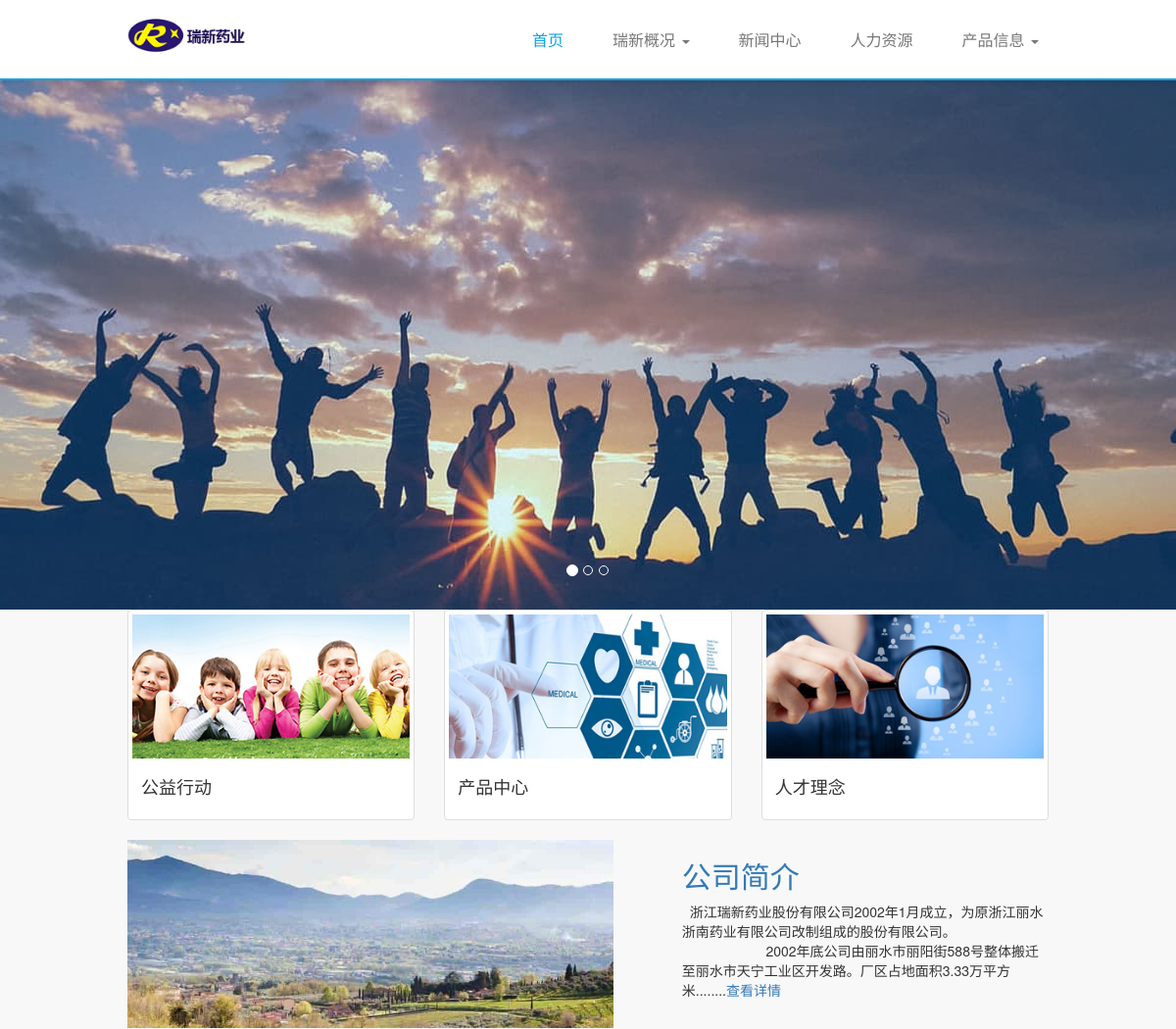
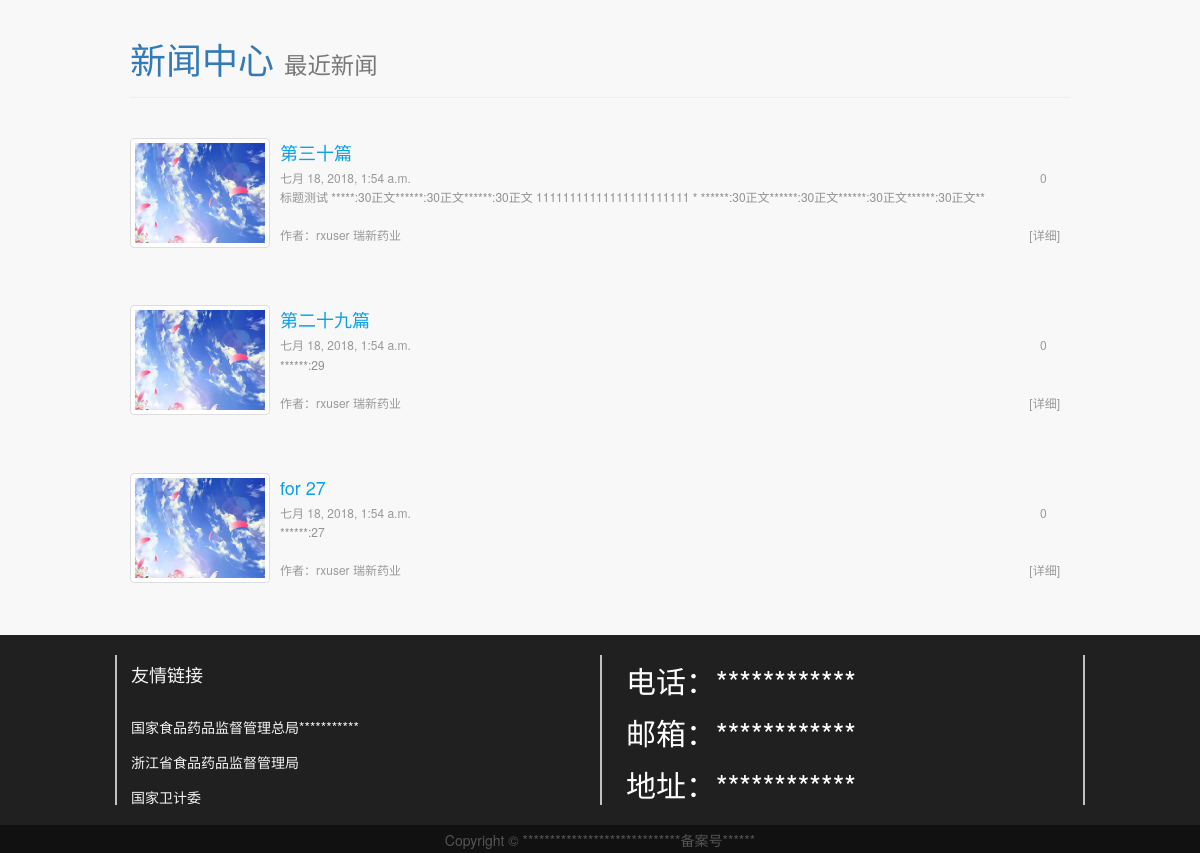
The page / on the database its author committed (2 pictures, top to bottom).
### blog/models.py (models this page shows, shortened)
class Post(models.Model):
	title = models.CharField(max_length=70)
	body = RichTextUploadingField()
	created_time = models.DateTimeField(auto_now_add=True)
	modified_time = models.DateTimeField(auto_now=True)
	excerpt = models.CharField(max_length=200, blank=True)
	category = models.ForeignKey(Category)
	tags = models.ManyToManyField(Tag, blank=True)
	author = models.ForeignKey(User)
	post_img = models.ImageField(upload_to='picture',blank=True)
	def get_absolute_url(self):
		return reverse('blog:detail', kwargs={'pk': self.pk})
	class Meta:
		ordering = ['-created_time']

### blog/views.py (the view)
# urls.py: url(r'^$',views.index,name='index'),
def index(request):
	cate = get_object_or_404(Category, pk=4) #pk4对应分类a_news
	post_list = Post.objects.filter(category=cate).order_by('-created_time')[0:3]
	return render(request,'blog/index.html',context={
		              'post_list':post_list,})

### blog/templates/blog/index.html (shortened to what this page needs)
{% load staticfiles %}
<!DOCTYPE html>
<html lang="zh-CN">
<head>
    <link rel="stylesheet" href="{% static 'bootstrap-3.3.7/css/bootstrap.min.css' %}">
    <link rel="stylesheet" href="{% static 'common.css' %}">
</head>
<body>
	<div id="header">
	    <nav class="navbar navbar-default navbar-fixed-top">
	        <div class="container">
	            <div class="navbar-header">
	                <a class="navbar-brand" style="padding:0 0 0 15px;" href="#"><img alt="Brand" style="max-width:130px;" src="{% static 'images/logo.png' %}"></a>
	            </div>
	            <div class="collapse navbar-collapse" id="bs-example-navbar-collapse-1">
	                <ul class="nav navbar-nav navbar-right">
                	    <li class="active"><a href="">首页</a></li>
                        <li class="dropdown">
                          <a href="#" class="dropdown-toggle" data-toggle="dropdown" role="button" aria-haspopup="true" aria-expanded="false">瑞新概况 <span class="caret"></span></a>
                        </li>
                	    <li><a href="news">新闻中心</a></li>
                	    <li><a href="hr">人力资源</a></li>
                        <li class="dropdown">
                          <a href="product" class="dropdown-toggle" data-toggle="dropdown" role="button" aria-haspopup="true" aria-expanded="false">产品信息 <span class="caret"></span></a>
                        </li>
	                </ul>
	            </div>
	        </div>
	    </nav>
	</div>
<div id="carousel-example-generic" class="carousel slide my-slide" data-ride="carousel" data-interval="3000">
	  <ol class="carousel-indicators">
	    <li data-target="#carousel-example-generic" data-slide-to="0" class="active"></li>
	    <li data-target="#carousel-example-generic" data-slide-to="1"></li>
	    <li data-target="#carousel-example-generic" data-slide-to="2"></li>
	  </ol>
	  <div class="carousel-inner" role="listbox">
		    <div class="item active">
		      <img src="{% static 'images/banner1.jpg' %}" alt="1">
		       <div class="carousel-caption">
		       </div>
		    </div>
      </div>
</div>
<div class="container">
<div class="row">
  <div class="col-sm-6 col-md-4">
    <div class="thumbnail">
      <a href="#">
      <img src="{% static 'images/3.jpg' %}" alt="...">
      </a>
      <div class="caption">
        <h4>公益行动</h4>
      </div>
    </div>
  </div>
    <div class="col-sm-6 col-md-4">
    <div class="thumbnail">
      <a href="product">
      <img src="{% static 'images/2.jpg' %}" alt="...">
      </a>
      <div class="caption">
        <h4>产品中心</h4>
      </div>
    </div>
  </div>
  <div class="col-sm-6 col-md-4">
    <div class="thumbnail">
      <a href="hr">
      <img src="{% static 'images/1.jpg' %}" alt="...">
      </a>
      <div class="caption">
        <h4>人才理念</h4>
      </div>
    </div>
  </div>
</div>
</div>
<div class="container">
    <div class="row">
      <div class="col-md-7"><a href="summary"><img src="{% static 'images/11.jpg' %}" width="auto" height="192"></a></div>
      <div class="col-md-5">
          <h2><a href="summary">公司简介</a></h2>
<p><strong>&nbsp;</strong>&nbsp;浙江瑞新药业股份有限公司2002年1月成立，为原浙江丽水浙南药业有限公司改制组成的股份有限公司。&nbsp; &nbsp; &nbsp; &nbsp; &nbsp; &nbsp; &nbsp; &nbsp; &nbsp; &nbsp; &nbsp; &nbsp; &nbsp; &nbsp; &nbsp; &nbsp; &nbsp; &nbsp; &nbsp; &nbsp; &nbsp; &nbsp; &nbsp; 2002年底公司由丽水市丽阳街588号整体搬迁至丽水市天宁工业区开发路。厂区占地面积3.33万平方米........<a href="summary">查看详情</a></p>
      </div>
    </div>
</div>
<div class="container">
<div class="page-header">
  <h1><a href="news">新闻中心</a> <small>最近新闻</small></h1>
</div>
</div>
<div class="container">
  <div class="row clearfix">
    <div class="col-md-12 column">
    {% for post in post_list %}
        <div class="media our-news-item">
            <div class="media-left">
              <a class="thumbnail" href="{{ post.get_absolute_url }}">
                <img class="media-object" src="{{ post.post_img.url }}" alt="图片">
              </a>
            </div>
            <div class="media-body">
              <a href="{{ post.get_absolute_url }}"><h4 class="media-heading">{{ post.title }}</h4></a>
              <div class="dynamic-li">
                <b>0</b><em class="pic-glob"></em><span>{{ post.created_time }}</span>
              </div>
              <p>{{ post.body|striptags|truncatechars:120 }}</p>
              <div class="dynamic-li">
                <a href="{{ post.get_absolute_url }}">[详细]</a>
                <span>作者：{{ post.author }} <span class="hidden-xs">瑞新药业</span> </span>
              </div>
            </div>
        </div>
    {% empty %}
      <div class="no-post">暂时还没有文章！</div>
    {% endfor %}
    </div>
  </div>
</div>
<div id="footer">
    <div class="container">
        <div class="row">
            <div class="col-xs-12 col-sm-6 footer-item">
                <div class="footer-list">
                    <h4>友情链接</h4>
                    <ul>
                        <li><a href="http://samr.saic.gov.cn/">国家食品药品监督管理总局***********</a></li>
                        <li><a href="http://www.zjfda.gov.cn/">浙江省食品药品监督管理局 </a></li>
                        <li><a href="http://www.nhfpc.gov.cn/">国家卫计委 </a></li>
                    </ul>
                </div>
            </div>
            <div class="col-xs-12 col-sm-6 footer-item footer-item-last">
                    <div class="footer-contact">
                        <h2>电话：************</h2>
                        <h2>邮箱：************</h2>
                        <h2>地址：************</h2>
                    </div>
            </div>
        </div>
    </div>
</div>
<div id="copyright">
    <div class="container">
        <div class="row">
            <div class="col-sm-12">
                <p>Copyright © *****************************<a target="_blank" href="#">备案号******</a></p>
            </div>
        </div>
    </div>
</div>
</body>
</html>

### static/common.css (style rules this page uses)
body { background: #f8f8f8; }
h1, h2, h3, h4, h5, h6, .h1, .h2, .h3, .h4, .h5, .h6 { font-weight: 300; }
h1 small, h2 small, h3 small, h4 small, h5 small, h6 small, .h1 small, .h2 small, .h3 small, .h4 small, .h5 small, .h6 small, h1 .small, h2 .small, h3 .small, h4 .small, h5 .small, h6 .small, .h1 .small, .h2 .small, .h3 .small, .h4 .small, .h5 .small, .h6 .small { font-weight: 300; }
@media (min-width: 768px) { body { padding-top: 82px; } }
@media (min-width: 768px) { #header .navbar { border-radius: 0; padding: 15px 0; } }
@media (min-width: 768px) { #header .navbar-nav>li>a { padding: 15px 0; } }
@media (min-width: 992px) { .container { width: 970px; } }
@media (min-width: 992px) { #footer .footer-item-last { border-right: 2px solid #c1c1c1; } }
@media (min-width: 992px) { #footer .footer-contact h2 { padding-left: 20px; } }
#header .navbar-default { border:0; margin-bottom: 0; border-bottom: 2px solid #0ba1e4; box-shadow: 0 2px 4px rgba(0, 0, 0, 0.1); z-index: 1000; background-color: rgba(255,255,255,0.9); }
#header .navbar-default .navbar-nav>li>a { font-size: 16px; padding: 16px 25px 5px !important; }
#header .navbar-default .navbar-nav>.active>a, #header .navbar-default .navbar-nav>.active>a:hover, #header .navbar-default .navbar-nav>.active>a:focus { color:#0ba1e4; background-color: rgba(255,255,255,0); }
#footer { padding: 0; background-color: #202020; }
#footer .footer-item { height: 150px; margin-top: 20px; margin-bottom: 20px; padding-left: 1em; border-left: 2px solid #c1c1c1; overflow: hidden; }
#footer .footer-list h4 { color: #f5f5f5; }
#footer .footer-list ul { margin: 25px 0 0 0; padding: 0; list-style: none; }
#footer .footer-list ul li a { color: #f5f5f5; line-height: 2.5em; }
#footer .footer-contact h2 { display: block; color: #ffffff; margin: 0; line-height: 52px; }
#copyright { background-color: #111; }
#copyright p { text-align: center; margin-top: 5px; margin-bottom: 3px; line-height: 20px; color: #555; }
#copyright p a { color: #555; }
.our-news-item { padding-top: 20px; padding-bottom: 20px; }
.our-news-item .media-left a { width: 140px; height: 110px; overflow: hidden; margin-bottom: 0; }
.our-news-item img { object-fit: cover; width: 100%; height: 100px; }
.our-news-item .media-body { padding-top: 5px; padding-bottom: 5px; }
.our-news-item h4 { color: #0ba1e4; height: 19px; overflow: hidden; text-overflow: ellipsis; display: -webkit-box; -webkit-line-clamp: 1; -webkit-box-orient: vertical; word-wrap: break-word; }
.our-news-item .dynamic-li { color: #999; padding: 2px 0; font-size: 12px; }
.our-news-item .dynamic-li b { float: right; font-weight: 400; width: 30px; }
.our-news-item .dynamic-li a { float: right; display: inline-block; font-weight: 400; color: #999; margin-right: 10px; }
.our-news-item .dynamic-li .pic-glob { float: right; display: inline-block; width: 13px; height: 10px; background-position: -131px -58px; margin: 4px 5px 0 0; background-image: url(../images/icons/glob-pic.png); background-repeat: no-repeat; }
.our-news-item p { color: #919191; text-overflow: ellipsis; display: -webkit-box; -webkit-line-clamp: 2; -webkit-box-orient: vertical; word-wrap: break-word; line-height: 1.5em; height: 3em; overflow: hidden; margin-bottom: 0; font-size: 12px; }

### rows shown on the page
Post: post_img (picture), title "第三十篇", created_time "七月 18, 2018, 1:54 a.m.", body "标题测试 *****:30正文******:30正文******:30正文 11111111111111111111111 * ******:30正文******:30正文******:30正文******:30正文**", author "rxuser"
Post: post_img (picture), title "第二十九篇", created_time "七月 18, 2018, 1:54 a.m.", body "******:29", author "rxuser"
Post: post_img (picture), title "for 27", created_time "七月 18, 2018, 1:54 a.m.", body "******:27", author "rxuser"
